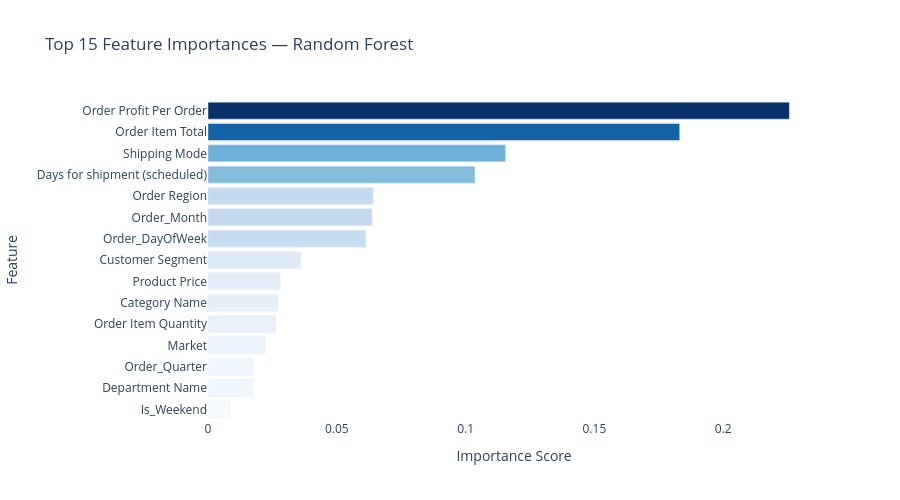

Notebook cell for this chart:
### Markdown cell above
---
## 5. Feature Importance

### Code cell
# ── Feature importance from best tree model ────────────────────
# Use Random Forest for feature importance regardless of best model
rf_model = results['Random Forest']['model']

feat_importance = pd.DataFrame({
    'Feature'   : ALL_FEATURES,
    'Importance': rf_model.feature_importances_
}).sort_values('Importance', ascending=False)

# Save feature importance
feat_importance.to_csv('../data/processed/feature_importance.csv', index=False)

# Plot top 15
top_feats = feat_importance.head(15)

fig = px.bar(
    top_feats.sort_values('Importance', ascending=True),
    x='Importance', y='Feature',
    orientation='h',
    color='Importance',
    color_continuous_scale='Blues',
    title='Top 15 Feature Importances — Random Forest',
    labels={'Importance': 'Importance Score', 'Feature': 'Feature'}
)
fig.update_layout(plot_bgcolor='white', height=500, coloraxis_showscale=False)
fig.write_html('../outputs/chart_feature_importance.html')
fig.show()
print('Feature importance saved ✓')
print()
print('Top 5 most important features:')
print(feat_importance.head(5).to_string(index=False))

### Figure 1 — Plotly figure (JSON) as saved in the notebook; plotly's stock layout.template omitted (floating-point values rounded to 4 significant figures)
{"data": [{"hovertemplate": "Importance Score=%{marker.color}<br>Feature=%{y}<extra></extra>", "legendgroup": "", "marker": {"color": [0.008458, 0.0174, 0.01752, 0.02218, 0.02616, 0.02718, 0.02805, 0.03594, 0.06125, 0.06372, 0.06412, 0.1037, 0.1155, 0.1831, 0.2257], "coloraxis": "coloraxis", "pattern": {"shape": ""}}, "name": "", "orientation": "h", "showlegend": false, "textposition": "auto", "type": "bar", "x": [0.008458, 0.0174, 0.01752, 0.02218, 0.02616, 0.02718, 0.02805, 0.03594, 0.06125, 0.06372, 0.06412, 0.1037, 0.1155, 0.1831, 0.2257], "xaxis": "x", "y": ["Is_Weekend", "Department Name", "Order_Quarter", "Market", "Order Item Quantity", "Category Name", "Product Price", "Customer Segment", "Order_DayOfWeek", "Order_Month", "Order Region", "Days for shipment (scheduled)", "Shipping Mode", "Order Item Total", "Order Profit Per Order"], "yaxis": "y"}], "layout": {"barmode": "relative", "coloraxis": {"colorbar": {"title": {"text": "Importance Score"}}, "colorscale": [[0, "rgb(247,251,255)"], [0.125, "rgb(222,235,247)"], [0.25, "rgb(198,219,239)"], [0.375, "rgb(158,202,225)"], [0.5, "rgb(107,174,214)"], [0.625, "rgb(66,146,198)"], [0.75, "rgb(33,113,181)"], [0.875, "rgb(8,81,156)"], [1, "rgb(8,48,107)"]], "showscale": false}, "height": 500, "legend": {"tracegroupgap": 0}, "plot_bgcolor": "white", "title": {"text": "Top 15 Feature Importances — Random Forest"}, "xaxis": {"anchor": "y", "domain": [0, 1], "title": {"text": "Importance Score"}}, "yaxis": {"anchor": "x", "domain": [0, 1], "title": {"text": "Feature"}}}}
